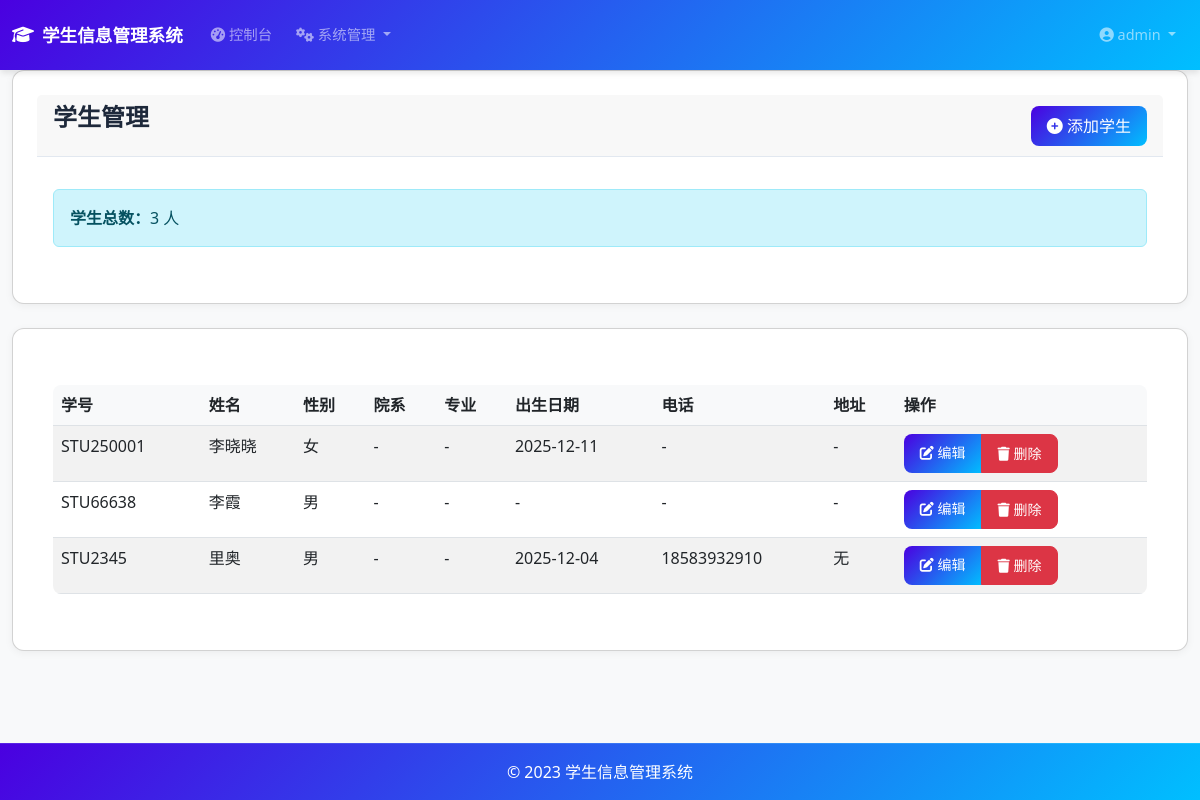
Before: /admin/students (signed in) with the older database file.
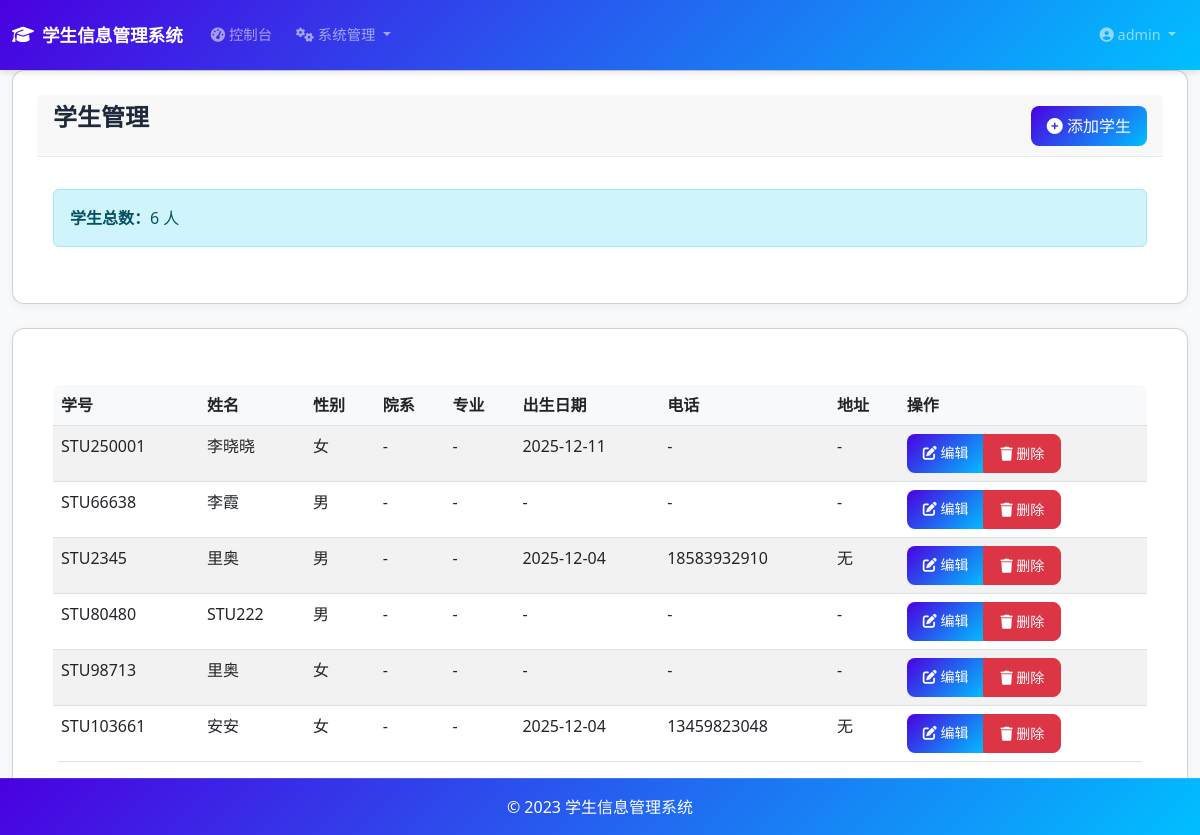
After: the same page with the newer database file.
### models.py (models this page shows, shortened)
class User(UserMixin, db.Model):
    id = db.Column(db.Integer, primary_key=True)
    username = db.Column(db.String(80), unique=True, nullable=False)
    email = db.Column(db.String(120), unique=True, nullable=False)
    password_hash = db.Column(db.String(128))
    is_admin = db.Column(db.Boolean, default=False)
    created_at = db.Column(db.DateTime, default=datetime.utcnow)
    student_info = db.relationship('Student', backref='user', uselist=False)

class Student(db.Model):
    id = db.Column(db.Integer, primary_key=True)
    user_id = db.Column(db.Integer, db.ForeignKey('user.id'), nullable=False)
    student_id = db.Column(db.String(20), unique=True, nullable=False)
    name = db.Column(db.String(50), nullable=False)
    gender = db.Column(db.String(10))
    birth_date = db.Column(db.Date)
    phone = db.Column(db.String(20))
    address = db.Column(db.String(200))
    enrollment_date = db.Column(db.Date, default=datetime.utcnow().date)
    courses = db.relationship('Course', secondary='student_course', backref='students')

### app.py (the view)
@app.route('/admin/students')
@login_required
def list_students():
    print(f"当前用户: {current_user.username}, 是否为管理员: {current_user.is_admin}")
    students = Student.query.join(User).filter(User.is_admin == False).all()
    departments = Department.query.all()
    return render_template('students/list.html', students=students, departments=departments)

### app.py (called while the page is built)
@login_manager.user_loader
def load_user(user_id):
    if user_id is not None:
        return User.query.get(int(user_id))
    return None

### templates/students/list.html (shortened to what this page needs)
{% extends "base.html" %}
{% block content %}
<div class="card mb-4">
    <div class="card-header d-flex justify-content-between align-items-center">
        <h1>学生管理</h1>
        <div>
            <a href="{{ url_for('create_student') }}" class="btn btn-primary">
                <i class="fas fa-plus-circle"></i> 添加学生
            </a>
        </div>
    </div>
    <div class="card-body">
        <div class="alert alert-info">
            <strong>学生总数：</strong>{{ students|length }} 人
        </div>
    </div>
</div>
<div class="card">
    <div class="card-body">
        {% if students %}
        <div class="table-responsive">
            <table class="table table-striped table-hover">
                <thead>
                    <tr>
                        <th>学号</th>
                        <th>姓名</th>
                        <th>性别</th>
                        <th>院系</th>
                        <th>专业</th>
                        <th>出生日期</th>
                        <th>电话</th>
                        <th>地址</th>
                        <th>操作</th>
                    </tr>
                </thead>
                <tbody>
                    {% for student in students %}
                    <tr>
                        <td>{{ student.student_id }}</td>
                        <td>{{ student.name }}</td>
                        <td>{{ student.gender or '-' }}</td>
                        <td>{{ student.department.dept_name if student.department else '-' }}</td>
                        <td>{{ student.major.major_name if student.major else '-' }}</td>
                        <td>{{ student.birth_date.strftime('%Y-%m-%d') if student.birth_date else '-' }}</td>
                        <td>{{ student.phone or '-' }}</td>
                        <td>{{ student.address or '-' }}</td>
                        <td>
                            <div class="btn-group" role="group">
                                <a href="{{ url_for('edit_student', student_id=student.id) }}" class="btn btn-primary btn-sm">
                                    <i class="fas fa-edit"></i> 编辑
                                </a>
                                <button type="button" class="btn btn-danger btn-sm" data-bs-toggle="modal" data-bs-target="#deleteModal{{ student.id }}">
                                    <i class="fas fa-trash"></i> 删除
                                </button>
                            </div>
                        </td>
                    </tr>
                    {% endfor %}
                </tbody>
            </table>
        </div>
        {% else %}
        <div class="alert alert-info">
            <i class="fas fa-info-circle"></i> 暂无学生信息
        </div>
        {% endif %}
    </div>
</div>
{% endblock %}

### templates/base.html (shortened to what this page needs)
<!DOCTYPE html>
<html lang="zh-CN">
<head>
    <link href="https://cdn.jsdelivr.net/npm/bootstrap@5.3.0/dist/css/bootstrap.min.css" rel="stylesheet">
    <link rel="stylesheet" href="https://cdnjs.cloudflare.com/ajax/libs/font-awesome/6.4.0/css/all.min.css">
    <link rel="stylesheet" href="{{ url_for('static', filename='css/schedule.css') }}">
</head>
<body>
    <nav class="navbar navbar-expand-lg navbar-dark fixed-top">
        <div class="container-fluid">
            <a class="navbar-brand" href="{{ url_for('index') }}">
                <i class="fas fa-graduation-cap"></i> 学生信息管理系统
            </a>
            <div class="collapse navbar-collapse" id="navbarNav">
                <ul class="navbar-nav me-auto">
                    {% if current_user.is_authenticated %}
                        <li class="nav-item">
                            <a class="nav-link" href="{{ url_for('admin_dashboard') if current_user.is_admin else url_for('dashboard') }}">
                                <i class="fas fa-tachometer-alt"></i> 控制台
                            </a>
                        </li>
                        {% if current_user.is_admin %}
                        <li class="nav-item dropdown">
                            <a class="nav-link dropdown-toggle" href="#" id="adminDropdown" role="button" data-bs-toggle="dropdown" aria-expanded="false">
                                <i class="fas fa-cogs"></i> 系统管理
                            </a>
                        </li>
                        {% endif %}
                    {% endif %}
                </ul>
                <ul class="navbar-nav">
                    {% if current_user.is_authenticated %}
                        <li class="nav-item dropdown">
                            <a class="nav-link dropdown-toggle" href="#" id="userDropdown" role="button" data-bs-toggle="dropdown" aria-expanded="false">
                                <i class="fas fa-user-circle"></i> {{ current_user.username }}
                            </a>
                        </li>
                    {% endif %}
                </ul>
            </div>
        </div>
    </nav>
    <div class="container-fluid" style="padding-top: 70px;">
        {% block content %}{% endblock %}
    </div>
    <footer class="footer mt-auto py-3">
        <div class="container text-center">
            <span>© 2023 学生信息管理系统</span>
        </div>
    </footer>
</body>
</html>

### templates/base.html (style rules this page uses)
body { font-family: 'Segoe UI', sans-serif; background-color: #f8f9fa; margin: 0; padding: 0; }
.navbar { box-shadow: 0 4px 6px -1px rgba(0, 0, 0, 0.1); padding: 1rem 0; background: linear-gradient(135deg, #4a00e0, #00bfff) !important; margin-bottom: 10px; position: fixed; top: 0; width: 100%; z-index: 1030; }
.navbar-brand { font-weight: 700; font-size: 1.1rem; display: flex; align-items: center; gap: 0.5rem; }
.navbar-nav .nav-link { font-weight: 500; font-size: 0.9rem; transition: all 0.3s ease; border-radius: 0.5rem; margin: 0 0.25rem; }
.card { background: white; border-radius: 12px; padding: 1.5rem; box-shadow: 0 2px 8px rgba(0,0,0,0.05); margin-bottom: 1rem; }
.card-header { font-size: 1.5rem; font-weight: 600; margin-bottom: 1rem; padding-bottom: 0.5rem; border-bottom: 1px solid #e2e8f0; color: #1e293b; }
h1, h2, h3, h4, h5, h6 { font-size: 1.5rem; font-weight: 600; color: #1e293b; margin-bottom: 1rem; }
.table-responsive { margin-top: 1rem; }
.table { border-radius: 8px; overflow: hidden; }
.table th { background-color: #f8f9fa; font-weight: 600; }
.btn { border-radius: 8px; padding: 0.5rem 1rem; font-weight: 500; transition: all 0.3s ease; }
.btn-primary { background: linear-gradient(135deg, #4a00e0, #00bfff); border: none; }
.footer { position: fixed; bottom: 0; left: 0; width: 100%; padding: 20px 0; background: linear-gradient(135deg, #4a00e0, #00bfff); color: #ffffff; border-top: 1px solid rgba(255, 255, 255, 0.1); z-index: 10; }

Changed rows visible on the page:
added Student: student_id "STU80480", name "STU222", gender "男", department "-", major "-", birth_date "-", phone "-", address "-"
added Student: student_id "STU98713", name "里奥", gender "女", department "-", major "-", birth_date "-", phone "-", address "-"
added Student: student_id "STU103661", name "安安", gender "女", department "-", major "-", birth_date "2025-12-04", phone "13459823048", address "无"
Other visible differences:
{{ students|length }}: "3" → "6"
